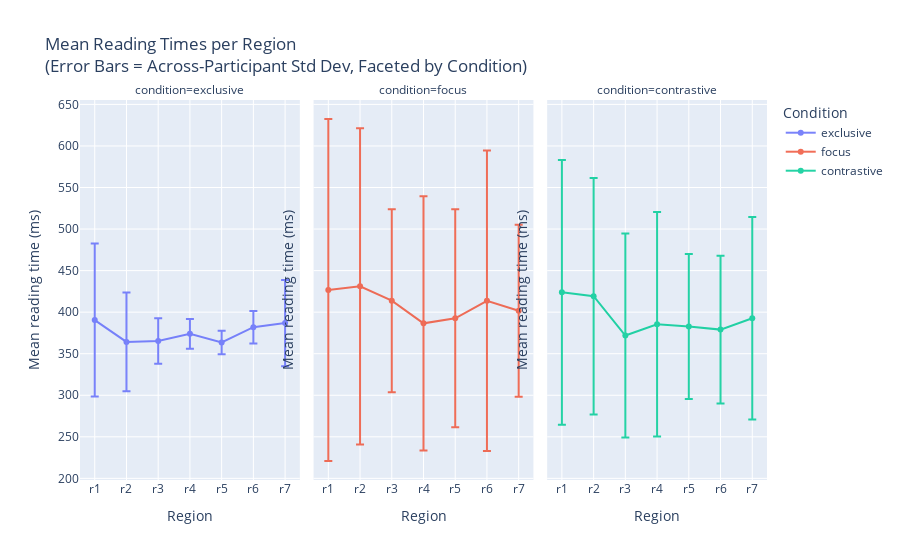
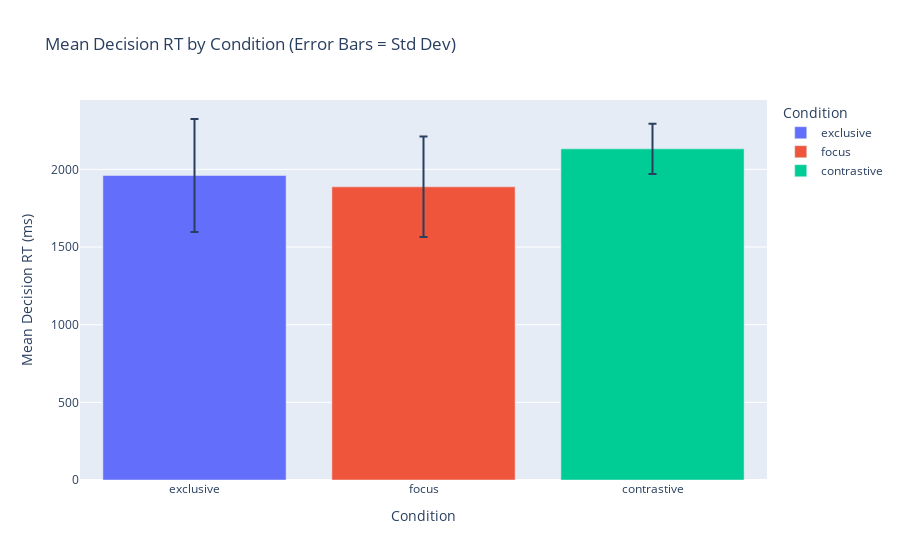

Notebook cell for these charts, in order:
### Code cell
# ...existing code...
import plotly.express as px

# Melt longform to one row per participant × item × region 
region_cols = [c for c in longform.columns if re.match(r"r\d+$", c)]
melted = (
    longform
    .melt(id_vars=['participant_id', 'item', 'condition'],
          value_vars=region_cols,
          var_name='region',
          value_name='reading_time')
    .dropna(subset=['reading_time'])
)

# Per-participant (across items) mean and std for each region × condition
pp_region_stats = (
    melted
    .groupby(['participant_id', 'condition', 'region'], as_index=False, observed=True)
    .reading_time.agg(reading_time_mean='mean', reading_time_std='std')
)

# Per-participant question/choice mean+std across items (if present)
extras_pp = []
if 'question_rt' in longform.columns:
    q_pp = (
        longform
        .dropna(subset=['question_rt'])
        .groupby(['participant_id', 'condition'], as_index=False, observed=True)
        .question_rt.agg(reading_time_mean='mean', reading_time_std='std')
    )
    q_pp['region'] = 'question'
    extras_pp.append(q_pp[['participant_id','condition','region','reading_time_mean','reading_time_std']])

if 'choice_rt' in longform.columns:
    c_pp = (
        longform
        .dropna(subset=['choice_rt'])
        .groupby(['participant_id', 'condition'], as_index=False, observed=True)
        .choice_rt.agg(reading_time_mean='mean', reading_time_std='std')
    )
    c_pp['region'] = 'choice'
    extras_pp.append(c_pp[['participant_id','condition','region','reading_time_mean','reading_time_std']])

if extras_pp:
    pp_region_stats = pd.concat([pp_region_stats] + extras_pp, ignore_index=True, sort=False)

# Only show present conditions
present_conditions = pp_region_stats['condition'].dropna().unique().tolist()

# Now aggregate across participants: use participant-level means to compute group mean and across-participant std
present_regions = pp_region_stats['region'].unique().tolist()
full_region_order = [f"r{i}" for i in range(1, 8)]
present_regions = [r for r in full_region_order if r in present_regions] + [r for r in ['question','choice'] if r in pp_region_stats['region'].unique()]

agg_plot = (
    pp_region_stats
    .groupby(['region', 'condition'], as_index=False, observed=True)
    .reading_time_mean.agg(mean_reading_time='mean', std_reading_time='std')
)

# --- INSERT FALLBACK STD COMPUTATION HERE ---
std_items = melted.groupby(['condition', 'region'], observed=True)['reading_time'].std().reset_index().rename(columns={'reading_time':'std_items'})

if 'question_rt' in longform.columns:
    std_q = longform.dropna(subset=['question_rt']).groupby('condition', observed=True)['question_rt'].std().reset_index().rename(columns={'question_rt':'std_items'})
    std_q['region'] = 'question'
    std_items = pd.concat([std_items, std_q[['condition','region','std_items']]], ignore_index=True)

if 'choice_rt' in longform.columns:
    std_c = longform.dropna(subset=['choice_rt']).groupby('condition', observed=True)['choice_rt'].std().reset_index().rename(columns={'choice_rt':'std_items'})
    std_c['region'] = 'choice'
    std_items = pd.concat([std_items, std_c[['condition','region','std_items']]], ignore_index=True)

agg_plot = agg_plot.merge(std_items, on=['condition', 'region'], how='left')
agg_plot['std_reading_time'] = agg_plot['std_reading_time'].fillna(agg_plot['std_items'])
agg_plot.drop(columns=['std_items'], inplace=True)
# --- END INSERT ---

# Keep only present regions and set categorical ordering
agg_plot = agg_plot[agg_plot['region'].isin(present_regions) & agg_plot['condition'].isin(present_conditions)].copy()
agg_plot['region'] = pd.Categorical(agg_plot['region'], categories=present_regions, ordered=True)
agg_plot['condition'] = pd.Categorical(agg_plot['condition'], categories=present_conditions, ordered=True)

# Plot 1: Reading times for regions (r1..r7) — error bars are across-participant std of participant means
region_only = agg_plot[agg_plot['region'].isin(full_region_order)]
fig1 = px.line(
    region_only,
    x='region',
    y='mean_reading_time',
    error_y='std_reading_time',
    color='condition',
    facet_col='condition',
    category_orders={'region': full_region_order, 'condition': present_conditions},
    title='Mean Reading Times per Region<br>(Error Bars = Across-Participant Std Dev, Faceted by Condition)',
    labels={'mean_reading_time': 'Mean Reading Time (ms)', 'region': 'Region'}
)
fig1.update_traces(connectgaps=True, mode='lines+markers', marker={'size': 6}, line={'width': 2}, opacity=0.85)
fig1.update_yaxes(title_text='Mean reading time (ms)')
fig1.update_xaxes(title_text='Region')
fig1.update_layout(legend_title_text='Condition')
fig1.show()

# # Plot 2: Question RTs
# question_only = agg_plot[agg_plot['region'] == 'question']
# fig2 = px.bar(
#     question_only,
#     x='condition',
#     y='mean_reading_time',
#     error_y='std_reading_time',
#     color='condition',
#     category_orders={'condition': present_conditions},
#     title='Mean Question RT by Condition (Error Bars = Std Dev)',
#     labels={'mean_reading_time': 'Mean Question RT (ms)', 'condition': 'Condition'}
# )
# fig2.update_layout(legend_title_text='Condition')
# fig2.show()

# Plot 3: Decision RTs
choice_only = agg_plot[agg_plot['region'] == 'choice']
fig3 = px.bar(
    choice_only,
    x='condition',
    y='mean_reading_time',
    error_y='std_reading_time',
    color='condition',
    category_orders={'condition': present_conditions},
    title='Mean Decision RT by Condition (Error Bars = Std Dev)',
    labels={'mean_reading_time': 'Mean Decision RT (ms)', 'condition': 'Condition'}
)
fig3.update_layout(legend_title_text='Condition')
fig3.show()
# ...existing code...

### Figure 1 — Plotly figure (JSON) as saved in the notebook; plotly's stock layout.template omitted (floating-point values rounded to 4 significant figures)
{"data": [{"connectgaps": true, "error_y": {"array": [92.09, 59.36, 27.5, 17.91, 14.17, 19.51, 51.87]}, "hovertemplate": "condition=exclusive<br>Region=%{x}<br>Mean Reading Time (ms)=%{y}<extra></extra>", "legendgroup": "exclusive", "line": {"color": "#636efa", "dash": "solid", "width": 2}, "marker": {"size": 6, "symbol": "circle"}, "mode": "lines+markers", "name": "exclusive", "opacity": 0.85, "orientation": "v", "showlegend": true, "type": "scatter", "x": ["r1", "r2", "r3", "r4", "r5", "r6", "r7"], "xaxis": "x", "y": [390.5, 364.2, 365.3, 373.9, 363.6, 381.9, 386.9], "yaxis": "y"}, {"connectgaps": true, "error_y": {"array": [205.8, 190.3, 110.2, 153.0, 131.1, 180.8, 103.4]}, "hovertemplate": "condition=focus<br>Region=%{x}<br>Mean Reading Time (ms)=%{y}<extra></extra>", "legendgroup": "focus", "line": {"color": "#EF553B", "dash": "solid", "width": 2}, "marker": {"size": 6, "symbol": "circle"}, "mode": "lines+markers", "name": "focus", "opacity": 0.85, "orientation": "v", "showlegend": true, "type": "scatter", "x": ["r1", "r2", "r3", "r4", "r5", "r6", "r7"], "xaxis": "x2", "y": [426.7, 431.1, 413.8, 386.6, 392.7, 413.7, 401.7], "yaxis": "y2"}, {"connectgaps": true, "error_y": {"array": [159.2, 142.4, 122.7, 135.2, 87.18, 88.91, 121.8]}, "hovertemplate": "condition=contrastive<br>Region=%{x}<br>Mean Reading Time (ms)=%{y}<extra></extra>", "legendgroup": "contrastive", "line": {"color": "#00cc96", "dash": "solid", "width": 2}, "marker": {"size": 6, "symbol": "circle"}, "mode": "lines+markers", "name": "contrastive", "opacity": 0.85, "orientation": "v", "showlegend": true, "type": "scatter", "x": ["r1", "r2", "r3", "r4", "r5", "r6", "r7"], "xaxis": "x3", "y": [423.9, 419.2, 371.9, 385.4, 382.7, 379.0, 392.6], "yaxis": "y3"}], "layout": {"annotations": [{"font": {}, "showarrow": false, "text": "condition=exclusive", "x": 0.16, "xanchor": "center", "xref": "paper", "y": 1, "yanchor": "bottom", "yref": "paper"}, {"font": {}, "showarrow": false, "text": "condition=focus", "x": 0.5, "xanchor": "center", "xref": "paper", "y": 1, "yanchor": "bottom", "yref": "paper"}, {"font": {}, "showarrow": false, "text": "condition=contrastive", "x": 0.84, "xanchor": "center", "xref": "paper", "y": 1, "yanchor": "bottom", "yref": "paper"}], "legend": {"title": {"text": "Condition"}, "tracegroupgap": 0}, "title": {"text": "Mean Reading Times per Region<br>(Error Bars = Across-Participant Std Dev, Faceted by Condition)"}, "xaxis": {"anchor": "y", "categoryarray": ["r1", "r2", "r3", "r4", "r5", "r6", "r7"], "categoryorder": "array", "domain": [0, 0.32], "title": {"text": "Region"}}, "xaxis2": {"anchor": "y2", "categoryarray": ["r1", "r2", "r3", "r4", "r5", "r6", "r7"], "categoryorder": "array", "domain": [0.34, 0.66], "matches": "x", "title": {"text": "Region"}}, "xaxis3": {"anchor": "y3", "categoryarray": ["r1", "r2", "r3", "r4", "r5", "r6", "r7"], "categoryorder": "array", "domain": [0.68, 1.0], "matches": "x", "title": {"text": "Region"}}, "yaxis": {"anchor": "x", "domain": [0, 1], "title": {"text": "Mean reading time (ms)"}}, "yaxis2": {"anchor": "x2", "domain": [0, 1], "matches": "y", "showticklabels": false, "title": {"text": "Mean reading time (ms)"}}, "yaxis3": {"anchor": "x3", "domain": [0, 1], "matches": "y", "showticklabels": false, "title": {"text": "Mean reading time (ms)"}}}}

### Figure 2 — Plotly figure (JSON) as saved in the notebook; plotly's stock layout.template omitted (floating-point values rounded to 4 significant figures)
{"data": [{"error_y": {"array": [363.9]}, "hovertemplate": "Condition=%{x}<br>Mean Decision RT (ms)=%{y}<extra></extra>", "legendgroup": "exclusive", "marker": {"color": "#636efa", "pattern": {"shape": ""}}, "name": "exclusive", "orientation": "v", "showlegend": true, "textposition": "auto", "type": "bar", "x": ["exclusive"], "xaxis": "x", "y": [1961.0], "yaxis": "y"}, {"error_y": {"array": [323.5]}, "hovertemplate": "Condition=%{x}<br>Mean Decision RT (ms)=%{y}<extra></extra>", "legendgroup": "focus", "marker": {"color": "#EF553B", "pattern": {"shape": ""}}, "name": "focus", "orientation": "v", "showlegend": true, "textposition": "auto", "type": "bar", "x": ["focus"], "xaxis": "x", "y": [1888.0], "yaxis": "y"}, {"error_y": {"array": [162.5]}, "hovertemplate": "Condition=%{x}<br>Mean Decision RT (ms)=%{y}<extra></extra>", "legendgroup": "contrastive", "marker": {"color": "#00cc96", "pattern": {"shape": ""}}, "name": "contrastive", "orientation": "v", "showlegend": true, "textposition": "auto", "type": "bar", "x": ["contrastive"], "xaxis": "x", "y": [2132.0], "yaxis": "y"}], "layout": {"barmode": "relative", "legend": {"title": {"text": "Condition"}, "tracegroupgap": 0}, "title": {"text": "Mean Decision RT by Condition (Error Bars = Std Dev)"}, "xaxis": {"anchor": "y", "categoryarray": ["exclusive", "focus", "contrastive"], "categoryorder": "array", "domain": [0, 1], "title": {"text": "Condition"}}, "yaxis": {"anchor": "x", "domain": [0, 1], "title": {"text": "Mean Decision RT (ms)"}}}}
